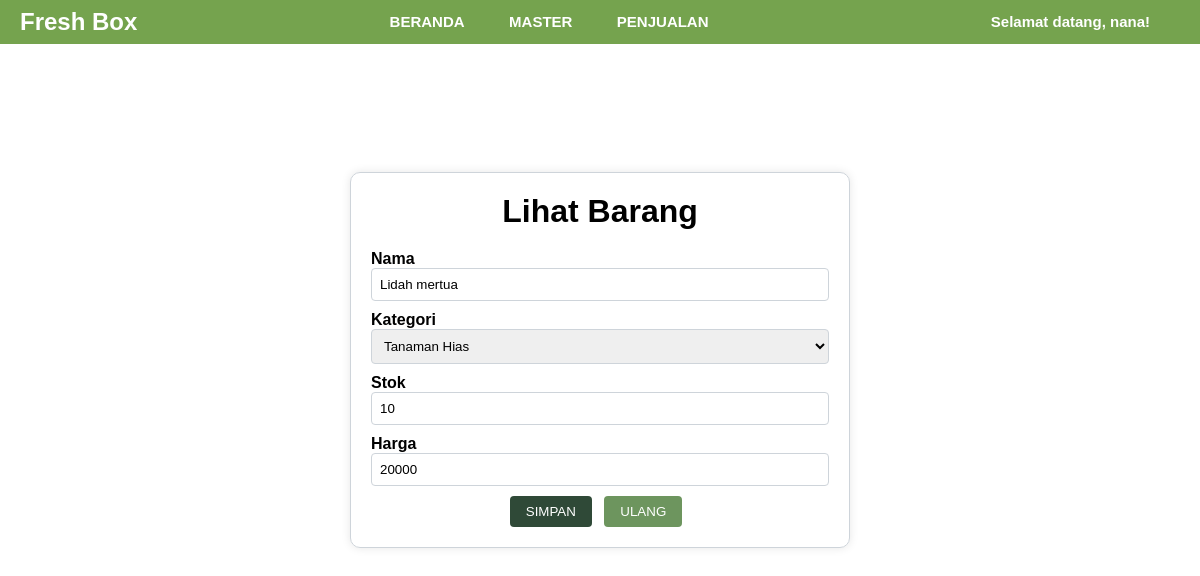
Page /read-barang.php?id=2 (signed in) on the earlier database version.
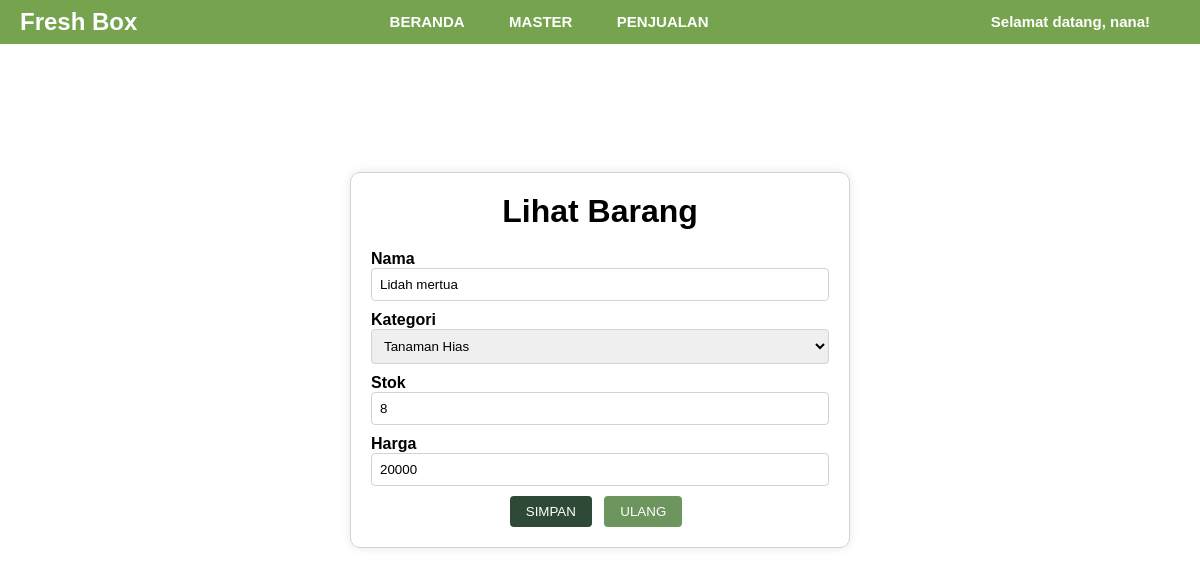
Same page on the later database version.
### tables this page shows
CREATE TABLE `barang` (
  `id` int(11) UNSIGNED NOT NULL,
  `nama` varchar(50) NOT NULL,
  `kategori` enum('tanaman hias','tanaman aromatik','tanaman herbal') NOT NULL,
  `stok` int(10) UNSIGNED NOT NULL,
  `harga` int(10) UNSIGNED NOT NULL,
  `created_at` timestamp NOT NULL DEFAULT current_timestamp(),
  `updated_at` timestamp NULL DEFAULT NULL ON UPDATE current_timestamp()
);

### read-barang.php (the view, shortened to what this page needs)
<!DOCTYPE html>
<html lang="en">
<head>
    <link rel="stylesheet" href="formstyle.css">
</head>
<body>
    <?php include "menu.php"; ?>
    <?php
    require "koneksi.php";
    $id = $_GET["id"];
    $sql = "SELECT * FROM barang WHERE id = '$id'";
    $query = mysqli_query($koneksi, $sql);
    $barang = mysqli_fetch_array($query);
    ?>
    <div class="container">
        <form action="update-barang.php" method="POST" class="form">
            <h1>Lihat Barang</h1>
            <div class="mb-3">
                <label for="nama">Nama</label>
                <input type="text" class="form-control" id="nama" name="nama" value="<?= $barang["nama"] ?>">
            </div>
            <div class="mb-3">
                <label for="kategori">Kategori</label>
                <select class="form-select" id="kategori" name="kategori">
                    <option value="tanaman hias" <?= $barang["kategori"] == "tanaman_hias" ? "selected" : "" ?>>Tanaman Hias</option>
                </select>
            </div>
            <div class="mb-3">
                <label for="stok">Stok</label>
                <input type="number" class="form-control" id="stok" name="stok" value="<?= $barang["stok"] ?>">
            </div>
            <div class="mb-3">
                <label for="harga">Harga</label>
                <input type="text" class="form-control" id="harga" name="harga" value="<?= $barang["harga"] ?>">
            </div>
            <div class="text-center">
                <button type="submit" class="btn btn-primary">SIMPAN</button>
                <button type="reset" class="btn btn-secondary">ULANG</button>
            </div>
        </form>
    </div>
</body>
</html>

Differences in the rows shown:
changed barang "Lidah mertua": stok "10" → "8"
